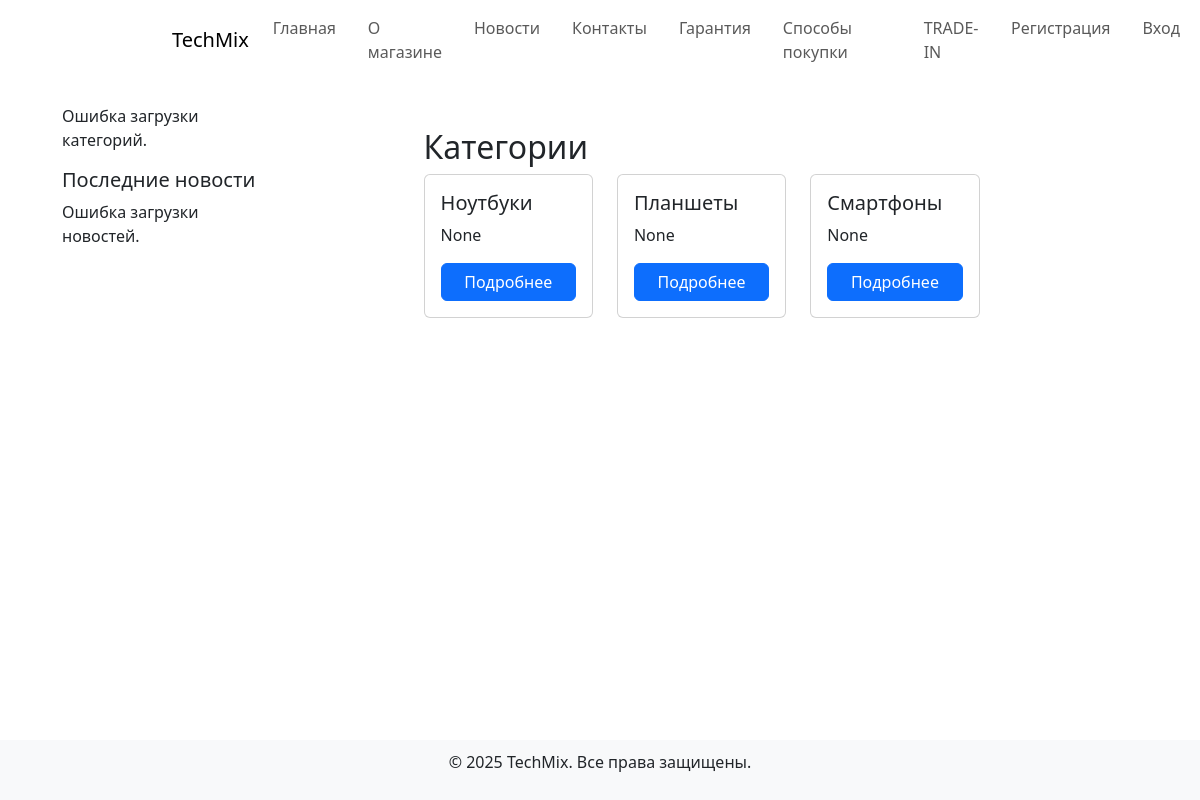
Page /categories/ on the committed database.
### apps/products/models.py (models this page shows, shortened)
class Category(models.Model):
    name = models.CharField(max_length=255)
    slug = models.SlugField(unique=True, blank=True)
    description = models.TextField(blank=True, null=True)
    created_at = models.DateTimeField(auto_now_add=True)

### apps/products/views.py (the view)
# urls.py: path('categories/', views.category_list, name='category_list'),
def category_list(request):
    categories = Category.objects.all()
    return render(request, 'category_list.html', {'categories': categories})

### apps/products/templates/category_list.html (shortened to what this page needs)
{% extends 'base.html' %}
{% block content %}
<div class="container mt-4">
    <h2>Категории</h2>
    <div class="row">
        {% for category in categories %}
            <div class="col-md-4 mb-4">
                <div class="card h-100">
                    <div class="card-body d-flex flex-column">
                        <h5 class="card-title">{{ category.name }}</h5>
                        <p class="card-text">{{ category.description|truncatewords:15 }}</p>
                        <a href="{% url 'category_detail' category.id %}" class="btn btn-primary mt-auto">Подробнее</a>
                    </div>
                </div>
            </div>
        {% endfor %}
    </div>
</div>
{% endblock %}

### rows in the picture
Category: name "Ноутбуки", description "None"
Category: name "Планшеты", description "None"
Category: name "Смартфоны", description "None"
